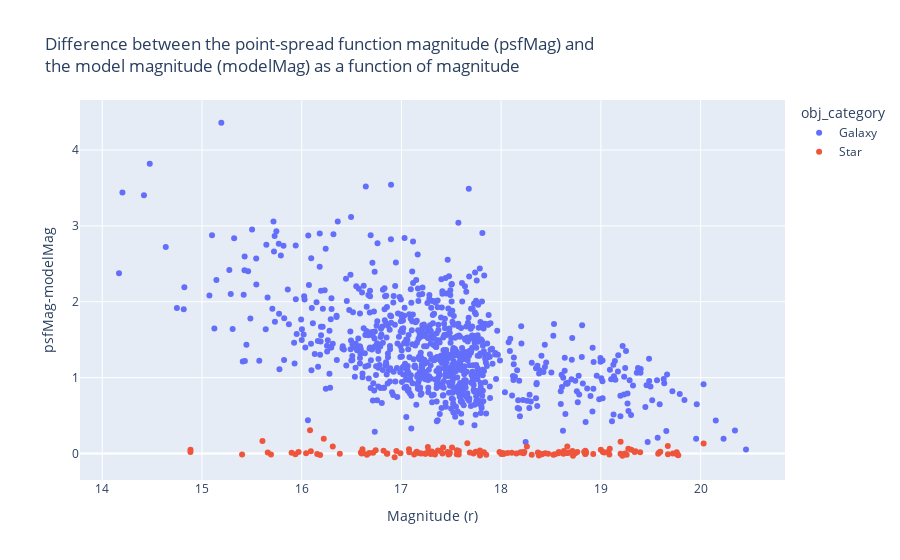

The code cell stored with this chart in its notebook:
### Code cell
train_ps.plot.scatter(
    x="modelMag_r",
    y="psfModelDiff",
    color="obj_category",
    title="Difference between the point-spread function magnitude (psfMag) and <br>the model magnitude (modelMag) as a function of magnitude",
    labels=dict(modelMag_r="Magnitude (r)", psfModelDiff="psfMag-modelMag"),
)

### Figure 1 — Plotly figure (JSON) as saved in the notebook; plotly's stock layout.template omitted (floating-point values rounded to 4 significant figures; data arrays with more than 128 entries replaced by an {"elided": "..."} marker saying what was removed)
{"data": [{"hovertemplate": "obj_category=Galaxy<br>Magnitude (r)=%{x}<br>psfMag-modelMag=%{y}<extra></extra>", "legendgroup": "Galaxy", "marker": {"color": "#636efa", "symbol": "circle"}, "mode": "markers", "name": "Galaxy", "orientation": "v", "showlegend": true, "type": "scatter", "x": {"elided": "862 float values"}, "xaxis": "x", "y": {"elided": "862 float values"}, "yaxis": "y"}, {"hovertemplate": "obj_category=Star<br>Magnitude (r)=%{x}<br>psfMag-modelMag=%{y}<extra></extra>", "legendgroup": "Star", "marker": {"color": "#EF553B", "symbol": "circle"}, "mode": "markers", "name": "Star", "orientation": "v", "showlegend": true, "type": "scatter", "x": {"elided": "138 float values"}, "xaxis": "x", "y": {"elided": "138 float values"}, "yaxis": "y"}], "layout": {"autosize": true, "legend": {"title": {"text": "obj_category"}, "tracegroupgap": 0}, "title": {"text": "Difference between the point-spread function magnitude (psfMag) and <br>the model magnitude (modelMag) as a function of magnitude"}, "xaxis": {"anchor": "y", "autorange": true, "domain": [0, 1], "range": [13.77, 20.85], "title": {"text": "Magnitude (r)"}, "type": "linear"}, "yaxis": {"anchor": "x", "autorange": true, "domain": [0, 1], "range": [-0.4131, 4.723], "title": {"text": "psfMag-modelMag"}, "type": "linear"}}}
